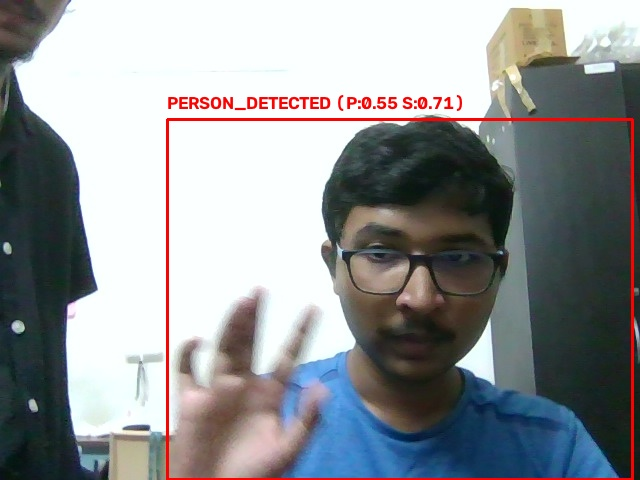
#> input picture data/snapshots/significant_event_100_1788876428088.jpg, 640 x 480 px
$ python -i smile_detector.py   (imports and definitions only)
#> lines starting #> are read from the running program, lines starting #| are printed output that depends on the picture
#> further down, picture is the input picture: shape (480, 640, 3); mean B, G, R 151.2, 149.3, 146.4
import os
import cv2
import logging
from typing import List, Dict, Any

logger = logging.getLogger("SmileDetector")

class SmileDetector:
    def __init__(self):
        self.face_cascade = cv2.CascadeClassifier()
        self.smile_cascade = cv2.CascadeClassifier()
        self._load_cascades()

    def _load_cascades(self):
        # Candidate paths for face cascade
        face_paths = [
            os.path.join(cv2.data.haarcascades, 'haarcascade_frontalface_default.xml') if hasattr(cv2, 'data') else '',
            'haarcascade_frontalface_default.xml'
        ]
        # Candidate paths for smile cascade
        smile_paths = [
            os.path.join(cv2.data.haarcascades, 'haarcascade_smile.xml') if hasattr(cv2, 'data') else '',
            'haarcascade_smile.xml'
        ]

        for path in face_paths:
            if path and os.path.exists(path):
                if self.face_cascade.load(path):
                    break

        for path in smile_paths:
            if path and os.path.exists(path):
                if self.smile_cascade.load(path):
                    break

        if self.face_cascade.empty():
            logger.warning("Face cascade failed to load. Smile detection disabled gracefully.")
        if self.smile_cascade.empty():
            logger.warning("Smile cascade failed to load. Smile detection disabled gracefully.")

    def detect_smiles(self, frame) -> List[Dict[str, Any]]:
        """
        Detect faces and smiles in frame.
        Guarded against empty cascades to prevent cv2.error Assertion failed !empty() crashes.
        """
        if frame is None or frame.size == 0:
            return []

        if self.face_cascade.empty() or self.smile_cascade.empty():
            return []

        try:
            gray = cv2.cvtColor(frame, cv2.COLOR_BGR2GRAY)
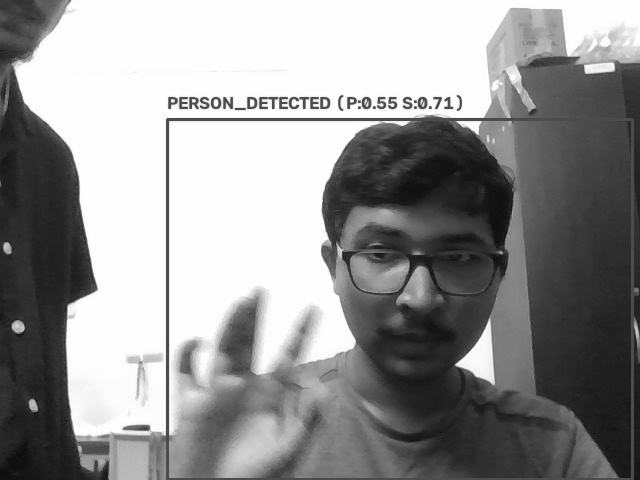
#> gray: shape (480, 640); min 13, max 255, mean 148.7
            faces = self.face_cascade.detectMultiScale(gray, scaleFactor=1.2, minNeighbors=5, minSize=(60, 60))
#> faces = ()
            smile_detections = []

            for (fx, fy, fw, fh) in faces:
                roi_gray = gray[fy:fy+fh, fx:fx+fw]
                smiles = self.smile_cascade.detectMultiScale(roi_gray, scaleFactor=1.7, minNeighbors=20, minSize=(25, 25))

                if len(smiles) > 0:
                    smile_detections.append({
                        "class_id": 99,
                        "label": "person_smiling",
                        "confidence": 0.92,
                        "bbox": [fx, fy, fx + fw, fy + fh]
                    })
#> this loop made 0 passes
#> after the loop, smile_detections = []

            return smile_detections
        except Exception as e:
            logger.error(f"Error during smile detection: {e}")
            return []

>>> import cv2
>>> picture = cv2.imread('../data/snapshots/significant_event_100_1788876428088.jpg')
>>> result = SmileDetector().detect_smiles(picture)
#> result = []

$ run again, on data/snapshots/significant_event_100_1788936376639.jpg
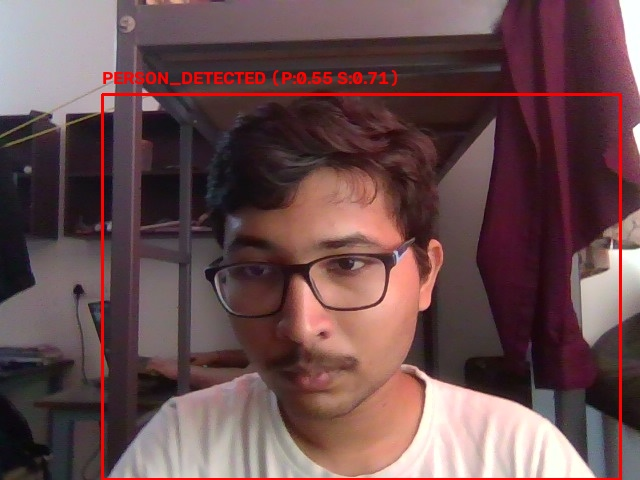
#> input picture data/snapshots/significant_event_100_1788936376639.jpg, 640 x 480 px
#> picture is the input picture: shape (480, 640, 3); mean B, G, R 78.3, 76.4, 105.8
#> in detect_smiles, `gray = cv2.cvtColor(frame, cv2.COLOR_BGR2GRAY)`:
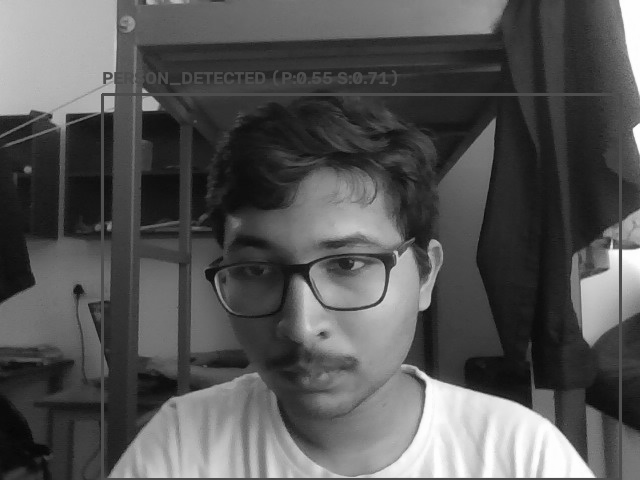
#> gray: shape (480, 640); min 5, max 255, mean 85.4
#> faces = [[172, 162, 268, 268]]
#> the loop in detect_smiles, `for (fx, fy, fw, fh) in faces:` made 1 pass
#> pass 1, in detect_smiles, `roi_gray = gray[fy:fy+fh, fx:fx+fw]`:
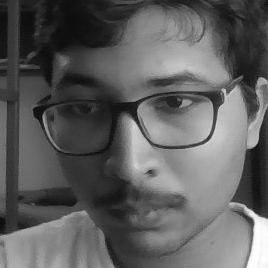
#> roi_gray: shape (268, 268); min 8, max 254, mean 94.4
#> after the loop in detect_smiles, `for (fx, fy, fw, fh) in faces:`: smile_detections = []

$ run again, on data/snapshots/significant_event_10_1788876413857.jpg
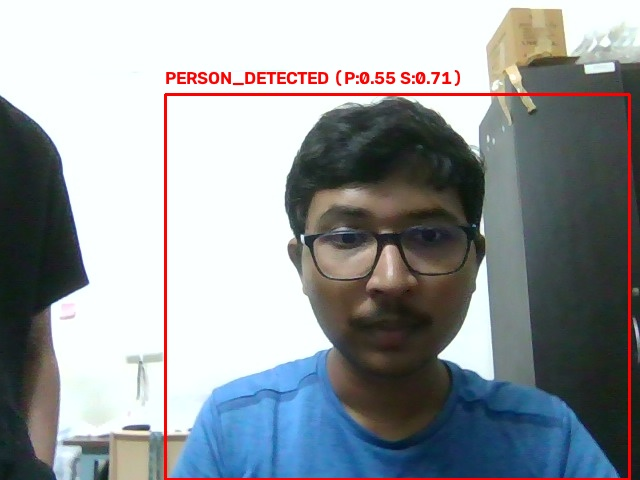
#> input picture data/snapshots/significant_event_10_1788876413857.jpg, 640 x 480 px
#> picture is the input picture: shape (480, 640, 3); mean B, G, R 157.5, 154.2, 149.2
#> in detect_smiles, `gray = cv2.cvtColor(frame, cv2.COLOR_BGR2GRAY)`:
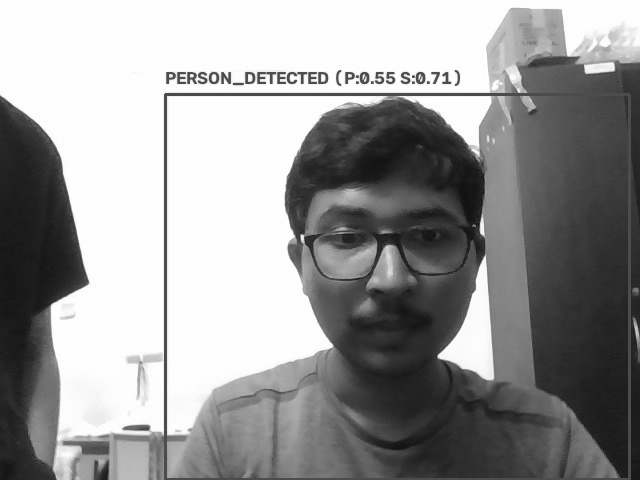
#> gray: shape (480, 640); min 12, max 255, mean 153.2
#> faces = [[283, 153, 215, 215]]
#> the loop in detect_smiles, `for (fx, fy, fw, fh) in faces:` made 1 pass
#> pass 1, in detect_smiles, `roi_gray = gray[fy:fy+fh, fx:fx+fw]`:
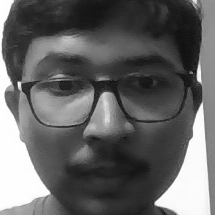
#> roi_gray: shape (215, 215); min 12, max 255, mean 99.7
#> after the loop in detect_smiles, `for (fx, fy, fw, fh) in faces:`: smile_detections = []

$ run again, on data/snapshots/significant_event_10_1788876413931.jpg
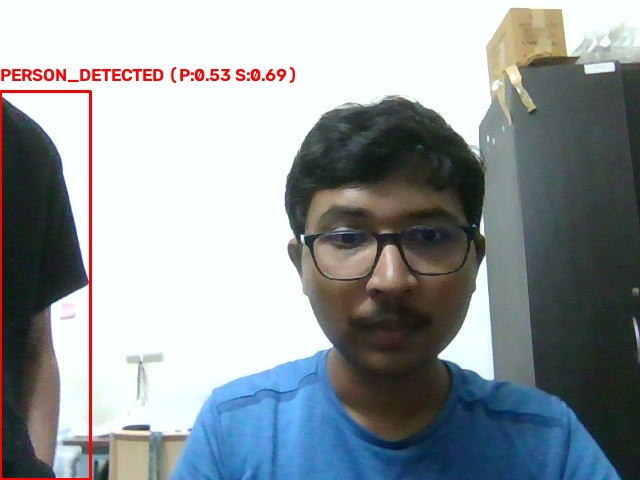
#> input picture data/snapshots/significant_event_10_1788876413931.jpg, 640 x 480 px
#> picture is the input picture: shape (480, 640, 3); mean B, G, R 158.7, 155.2, 148.3
#> in detect_smiles, `gray = cv2.cvtColor(frame, cv2.COLOR_BGR2GRAY)`:
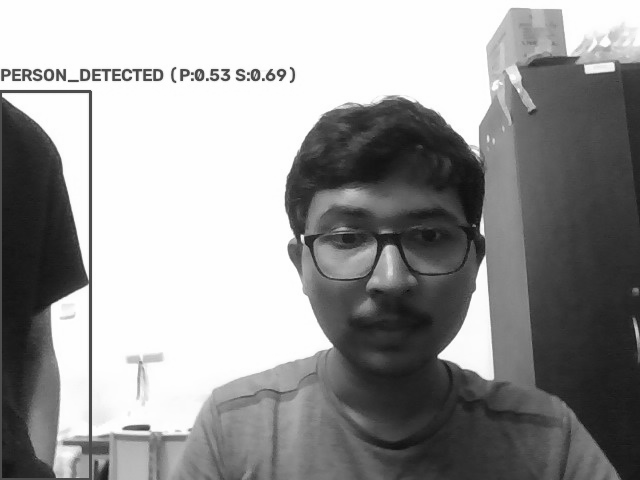
#> gray: shape (480, 640); min 12, max 255, mean 153.6
#> faces = [[283, 153, 215, 215]]
#> the loop in detect_smiles, `for (fx, fy, fw, fh) in faces:` made 1 pass
#> pass 1, in detect_smiles, `roi_gray = gray[fy:fy+fh, fx:fx+fw]`:
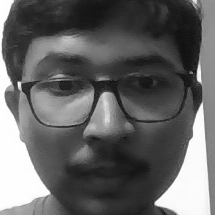
#> roi_gray: shape (215, 215); min 12, max 255, mean 99.7
#> after the loop in detect_smiles, `for (fx, fy, fw, fh) in faces:`: smile_detections = []
